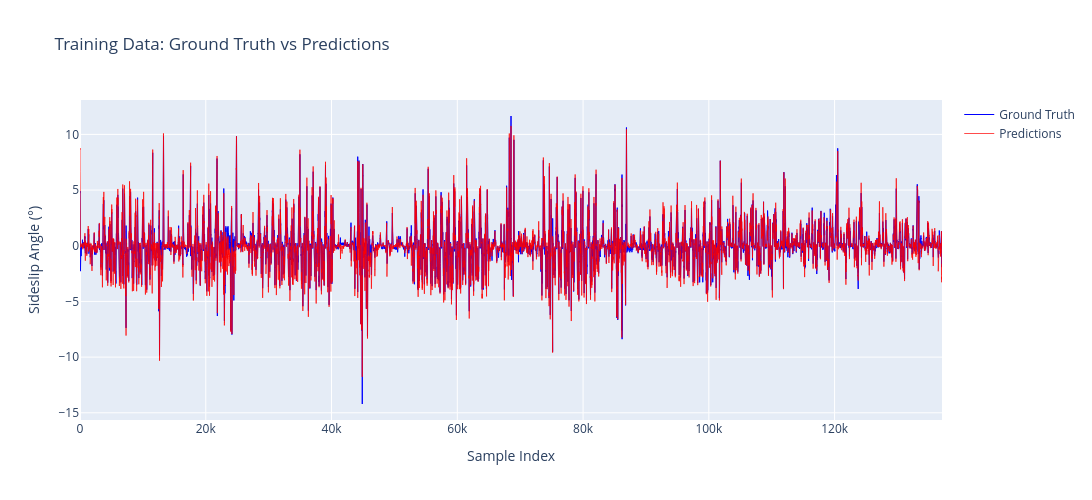

Notebook cell for this chart:
### Code cell
# ============================================================================
# VISUALIZE PREDICTIONS ON TRAINING DATA
# ============================================================================

print("Loading complete training data (unshuffled) for visualization...")
train_dataloader_unshuffled = load_test_data(
    test_path=CONFIG['TRAIN_PATH'],
    batchsize=CONFIG['BATCH_SIZE'],
    pipeline=pipeline,
    load_anonymized_data=False  # We have ground truth
)

model.eval()
total_loss = 0
preds = []
ground_truths = []

with torch.no_grad():
    for step, (x, y) in enumerate(train_dataloader_unshuffled):
        x, y = x.to(device), y.to(device).reshape(-1, 1)
        pred = model(x)
        loss = criterion(pred, y)
        total_loss += loss.item()
        
        preds.append(pred.cpu().numpy())
        ground_truths.append(y.cpu().numpy())

avg_loss = total_loss / len(train_dataloader_unshuffled)
ground_truths = np.concatenate(ground_truths).flatten()
preds = np.concatenate(preds).flatten()

print(f"Avg Loss on Training Data: {avg_loss:.5f}")
print(f"MAE: {np.mean(np.abs(ground_truths - preds)):.5f}°")
print(f"Predictions shape: {preds.shape}\n")

# Interactive Plotly visualization
fig = go.Figure()
fig.add_trace(go.Scatter(y=ground_truths, mode='lines', name='Ground Truth', 
                         line=dict(color='blue', width=1)))
fig.add_trace(go.Scatter(y=preds, mode='lines', name='Predictions', 
                         line=dict(color='red', width=1), opacity=0.7))
fig.update_layout(
    title='Training Data: Ground Truth vs Predictions',
    xaxis_title='Sample Index',
    yaxis_title='Sideslip Angle (°)',
    width=CONFIG['PLOTLY_WIDTH'],
    height=CONFIG['PLOTLY_HEIGHT']
)
fig.show()

### Figure 1 — Plotly figure (JSON) as saved in the notebook; plotly's stock layout.template omitted (floating-point values rounded to 4 significant figures; data arrays with more than 128 entries replaced by an {"elided": "..."} marker saying what was removed)
{"data": [{"line": {"color": "blue", "width": 1}, "mode": "lines", "name": "Ground Truth", "type": "scatter", "y": {"elided": "137080 float values"}}, {"line": {"color": "red", "width": 1}, "mode": "lines", "name": "Predictions", "opacity": 0.7, "type": "scatter", "y": {"elided": "137080 float values"}}], "layout": {"height": 500, "title": {"text": "Training Data: Ground Truth vs Predictions"}, "width": 1200, "xaxis": {"title": {"text": "Sample Index"}}, "yaxis": {"title": {"text": "Sideslip Angle (°)"}}}}
